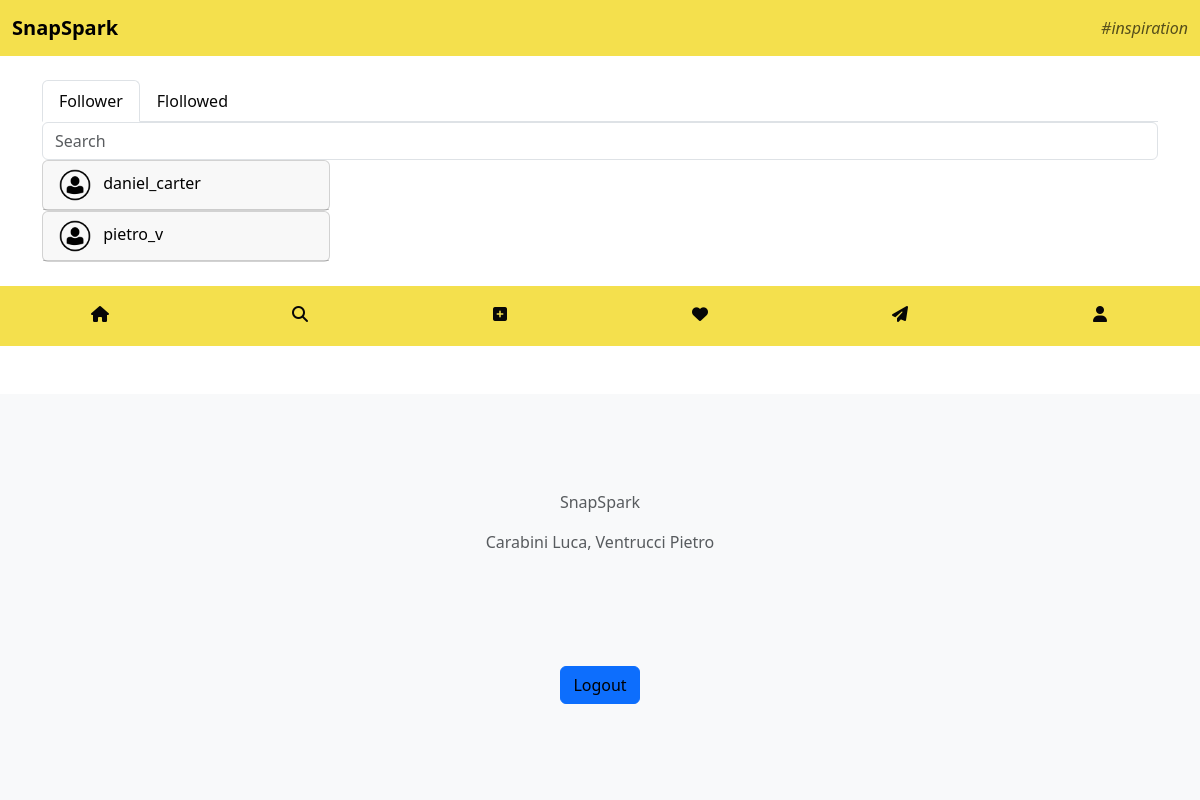
/info-follower.php?username=john_doe&action=follower (signed in), run on the app's committed database.
### tables this page shows
CREATE TABLE `hashtags` (
  `nome` char(20) NOT NULL,
  `descrizione` varchar(100) NOT NULL,
  `nome_social` char(15) NOT NULL
);

CREATE TABLE `follow` (
  `follower` char(30) NOT NULL,
  `user` char(30) NOT NULL
);

### info-follower.php (called while the page is built, shortened)
<?php
require_once "bootstrap.php";
$templateParams["titolo"] = "SnapSpark - Info follower";
$templateParams["hashtag"] = $dbh->getDailyHashtag();
$templateParams["nome"] = "follow-follower.php";
if (isset($_GET['username'])) {
    $username = $_GET['username'];
} else {
    $username = $_SESSION['username'];
}
$templateParams['username'] = $username;
$templateParams['noUser'] = "noUser";
if (isset($_GET['action'])) {
    switch ($_GET['action']) {
        case 'follower':
            $templateParams["users"] = $dbh->getFollower($username);
            break;
    }
    $templateParams['action'] = $_GET['action'];
}
$templateParams["showNavBar"] = true;
require_once "template/base.php";

### db/database.php (called while the page is built, shortened)
<?php
final class DatabaseHelper {
    private $db;
    public function __construct($serverName, $userName, $password, $dbName, $port) {
        $this->db = new mysqli($serverName, $userName, $password, $dbName, $port);
        $this->db->set_charset("utf8mb4");
    }
    public function getFollower($username) {
        $query = "SELECT follower as username
                  FROM follow
                  WHERE user=?";
        $stmt = $this->db->prepare($query);
        $stmt->bind_param("s", $username);
        $stmt->execute();
        $result = $stmt->get_result();
        return $result->fetch_all(MYSQLI_ASSOC);
    }
    public function getDailyHashtag() {
        $query = "SELECT nome, descrizione
                  FROM hashtags
                  ORDER BY RAND(CURDATE() * CURDATE())
                  LIMIT 1";
        $stmt = $this->db->prepare($query);
        $stmt->execute();
        return $stmt->get_result()->fetch_all(MYSQLI_ASSOC)[0];
    }
}

### bootstrap.php (called while the page is built, shortened)
<?php
require_once "db/database.php";
$dbh = new DatabaseHelper("localhost", "root", "", "SnapSpark", 3306);

### template/list-username.php (the view)
<section class="search">
        <?php foreach ($templateParams["users"] as $user) : ?>
            <div class="card" style="width: 18rem;">
                <header class="card-header">
                    <a href="user.php?username=<?php echo $user["username"]; ?>">
                        <img src="<?php echo AVATAR_FOLDER . "avatar.png"; ?>" class="me-2" alt="" id="avatar">
                        <?php echo $user["username"]; ?>
                    </a>
                </header>
            </div>
        <?php endforeach; ?>
</section>

### template/base.php (shortened to what this page needs)
<!DOCTYPE html>
<html lang="en">
<head>
    <link href="css/style.css" type="text/css" rel="stylesheet" />
    <link href="https://cdn.jsdelivr.net/npm/bootstrap@5.3.2/dist/css/bootstrap.min.css" rel="stylesheet">
</head>
<body class="d-flex flex-column min-vh-100">
    <nav class="navbar bd-navbar sticky-top bg-main-color" aria-label="user-navbar">
        <div class="container-fluid">
            <a class="navbar-brand fw-bold" href="index.php">SnapSpark</a>
            <?php if ($_SESSION["username"] != null) : ?>
                <em class="navbar-text" data-bs-toggle="tooltip" data-bs-title="<?php echo $templateParams["hashtag"]["descrizione"] ?>">
                    <?php echo  "#" . $templateParams["hashtag"]["nome"] ?>
                </em>
            <?php endif; ?>
        </div>
    </nav>
    <div class="container-xl bd-gutter mt-3 mb-3 my-md-4 bd-layout">
        <main>
            <?php if (isset($templateParams["nome"])) : ?>
                <?php require($templateParams["nome"]); ?>
            <?php endif; ?>
        </main>
    </div>
    <?php if ($templateParams["showNavBar"]) {
        require("nav-bar.php");
    }
    ?>
    <footer class="bd-footer mt-auto py-4 py-md-5 bg-body-tertiary">
        <div class="container py-4 py-md-5 px-4 px-md-3 text-body-secondary">
            <p>SnapSpark</p>
            <p>Carabini Luca, Ventrucci Pietro</p>
        </div>
        <?php if ($_SESSION["username"] != null) : ?>
            <div class="container py-4 py-md-5 px-4 px-md-3 d-flex justify-content-center">
                <a class="btn btn-primary" href="login.php" role="button">Logout</a>
            </div>
        <?php endif; ?>
    </footer>
</body>
</html>

### css/style.css (style rules this page uses)
body { background-color: #070707; }
.bg-main-color { background-color: #F4E04D; }
.card img#avatar { max-height: 2rem; }
footer p { text-align: center; }
a:link, a:visited { text-decoration: none; color: black; }

### data on the page
hashtags: nome "inspiration"
follow: follower "daniel_carter"
follow: follower "pietro_v"
